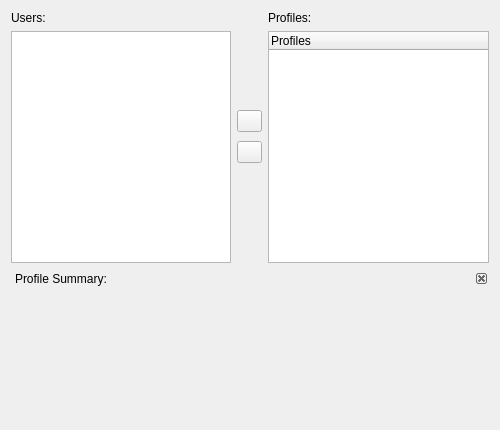
<?xml version="1.0" encoding="UTF-8"?>
<ui version="4.0">
 <class>UsersWidget</class>
 <widget class="QWidget" name="UsersWidget">
  <property name="geometry">
   <rect>
    <x>0</x>
    <y>0</y>
    <width>500</width>
    <height>430</height>
   </rect>
  </property>
  <property name="sizePolicy">
   <sizepolicy hsizetype="Expanding" vsizetype="Expanding">
    <horstretch>0</horstretch>
    <verstretch>0</verstretch>
   </sizepolicy>
  </property>
  <property name="windowTitle">
   <string>Form</string>
  </property>
  <layout class="QVBoxLayout" name="verticalLayout">
   <item>
    <widget class="QWidget" name="usersAndProfiles" native="true">
     <property name="sizePolicy">
      <sizepolicy hsizetype="Expanding" vsizetype="Expanding">
       <horstretch>0</horstretch>
       <verstretch>0</verstretch>
      </sizepolicy>
     </property>
     <layout class="QHBoxLayout" name="horizontalLayout">
      <property name="margin">
       <number>0</number>
      </property>
      <item>
       <widget class="QWidget" name="usersWidget" native="true">
        <layout class="QVBoxLayout" name="verticalLayout_3">
         <property name="margin">
          <number>0</number>
         </property>
         <item>
          <widget class="QLabel" name="usersLabel">
           <property name="text">
            <string>Users:</string>
           </property>
          </widget>
         </item>
         <item>
          <widget class="QListWidget" name="usersList"/>
         </item>
        </layout>
       </widget>
      </item>
      <item>
       <widget class="QWidget" name="buttons" native="true">
        <property name="sizePolicy">
         <sizepolicy hsizetype="Expanding" vsizetype="Expanding">
          <horstretch>0</horstretch>
          <verstretch>0</verstretch>
         </sizepolicy>
        </property>
        <property name="maximumSize">
         <size>
          <width>25</width>
          <height>60</height>
         </size>
        </property>
        <layout class="QVBoxLayout" name="verticalLayout_2">
         <property name="margin">
          <number>0</number>
         </property>
         <item>
          <widget class="QPushButton" name="add">
           <property name="icon">
            <iconset resource="icons/temp_icons.qrc">
             <normaloff>:/add_icon/arrow-right-double.png</normaloff>:/add_icon/arrow-right-double.png</iconset>
           </property>
          </widget>
         </item>
         <item>
          <widget class="QPushButton" name="remove">
           <property name="icon">
            <iconset resource="icons/temp_icons.qrc">
             <normaloff>:/remove_icon/arrow-left-double.png</normaloff>:/remove_icon/arrow-left-double.png</iconset>
           </property>
          </widget>
         </item>
        </layout>
       </widget>
      </item>
      <item>
       <widget class="QWidget" name="profilesWidget" native="true">
        <layout class="QVBoxLayout" name="verticalLayout_4">
         <property name="margin">
          <number>0</number>
         </property>
         <item>
          <widget class="QLabel" name="profilesLabel">
           <property name="text">
            <string>Profiles:</string>
           </property>
          </widget>
         </item>
         <item>
          <widget class="QTreeWidget" name="profilesTree">
           <column>
            <property name="text">
             <string>Profiles</string>
            </property>
           </column>
          </widget>
         </item>
        </layout>
       </widget>
      </item>
     </layout>
    </widget>
   </item>
   <item>
    <widget class="QDockWidget" name="summaryDock">
     <property name="sizePolicy">
      <sizepolicy hsizetype="Expanding" vsizetype="Expanding">
       <horstretch>0</horstretch>
       <verstretch>0</verstretch>
      </sizepolicy>
     </property>
     <property name="maximumSize">
      <size>
       <width>524287</width>
       <height>150</height>
      </size>
     </property>
     <property name="features">
      <set>QDockWidget::DockWidgetClosable</set>
     </property>
     <property name="windowTitle">
      <string>Profile Summary:</string>
     </property>
     <widget class="QWidget" name="dockWidgetContents"/>
    </widget>
   </item>
  </layout>
 </widget>
 <resources>
  <include location="icons/temp_icons.qrc"/>
 </resources>
 <connections/>
</ui>
